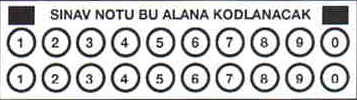
#> input picture üst_üste_yerleştirme_ile_skoru_oku/total_score_mask.png, 357 x 100 px
$ python main.py --image total_score_mask.png
#> lines starting #> are read from the running program, lines starting #| are printed output that depends on the picture; after the words box and inside, x2 and y2 are one past the last pixel; in counts of white or black regions, pixels touching at a corner belong together
from imutils.perspective import four_point_transform
from imutils import contours
from pyzbar import pyzbar
import numpy as np
import argparse
import imutils
import cv2
import math

# parse the arguments
ap = argparse.ArgumentParser()
ap.add_argument("-i", "--image", required=True, help="path to the input image")
args = vars(ap.parse_args())

# kontur bulmak için bir takım ön işlemler
image = cv2.imread(args["image"])
#> image is the input picture: shape (100, 357, 3); mean B, G, R 200.7, 200.6, 200.5
gray = cv2.cvtColor(image, cv2.COLOR_BGR2GRAY)
blurred = cv2.GaussianBlur(gray, (5, 5), 0)
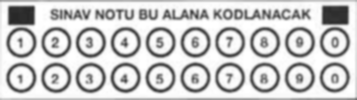
#> blurred: shape (100, 357); min 39, max 255, mean 201.6
edged = cv2.Canny(blurred, 75, 200)
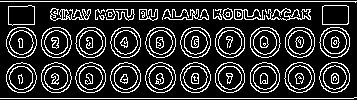
#> edged: shape (100, 357); 18.8% white in thin lines or dots

# maskedeki konturları bulmak için bir takım ön işlemler
total_score_mask_image = cv2.imread("total_score_mask.png")
total_score_mask_gray_image = cv2.cvtColor(total_score_mask_image, cv2.COLOR_BGR2GRAY)
total_score_mask_blurred_image = cv2.GaussianBlur(total_score_mask_gray_image, (5, 5), 0)
# edged = cv2.Canny(blurred, 75, 200)

# Toplam skor alanının yeri
total_score_x, total_score_y = 1175, 120
total_score_h = 105
total_score_w = 360
total_score_box = image[total_score_y:total_score_y +
                        total_score_h, total_score_x:total_score_x + total_score_w]
#> total_score_box = empty array

# işaretlenen dairelerin hangi rakam olduğunu bulmak için kullanılıyor
score_keys = {0: 1, 1: 2, 2: 3, 3: 4, 4: 5, 5: 6, 6: 7, 7: 8, 8: 9, 9: 0}

# kağıt taranırken kağıttan kağıda ufak koordinat farklılıkları için hata payı bırak
total_score_x_error, total_score_y_error = 10, 10
total_score_h_error, total_score_w_error = 5, 5

# kağıttaki tüm konturları bul
cnts = cv2.findContours(edged, cv2.RETR_TREE, cv2.CHAIN_APPROX_SIMPLE)
#> cnts = 173 contours, 45 with area under 20; largest, box (x1, y1, x2, y2) and area: (41, 27, 72, 58) 730, (6, 27, 37, 58) 730, (110, 27, 141, 58) 728, (145, 27, 176, 58) 726, (180, 27, 211, 58) 725
cnts = imutils.grab_contours(cnts)

total_score_contour = None

if len(cnts) > 0:
    # Bulunan konturları alanlarına göre küçükten büyüğe sırala.
    cnts = sorted(cnts, key=cv2.contourArea)
    for c in cnts:
        # konturun alanı 600'dan büyükse işlem yap
        if cv2.contourArea(c) > 600:
            peri = cv2.arcLength(c, True)
            approx = cv2.approxPolyDP(c, 0.02 * peri, True)
            # dikdörtgen bir alan arıyoruz
            if len(approx) == 4:
                # 4 kenarı olan her konturu aradığımız bölge mi diye kontrol ediyoruz
                (x, y, w, h) = cv2.boundingRect(approx)
                if ((total_score_x - total_score_x_error <= x <= total_score_x + total_score_x_error) and
                        (total_score_y - total_score_y_error <= y <= total_score_y + total_score_y_error)):
                    img = image[y:y + h, x:x + w]
                    cv2.imshow("bulunan total_score", img)
                    cv2.waitKey(0)
                    # Şartları sağlayan ve en küçük alana sahip bölge bizim işlem
                    # yapacağımız bölge olacak. Diğerlerine ihtiyaç yok.
                    total_score_contour = approx
                    break
#> this loop made 173 passes
#> peri on passes 134 to 145: 96.91, 96.91, 97.74, 98.33, 98.33, 98.33, 98.91, 98.33, 98.33, 98.33, 97.5, 97.5
#> c on passes 2, 3, 4, 6, 8, 9: [[217, 13]], [[105, 13], [105, 15]], [[306, 13]], [[0, 1], [354, 1], [355, 2], [356, 1]], [[298, 77], [299, 76], [300, 77], [299, 78]], [[156, 82], [157, 81], [158, 82], [157, 83]]

# Bulunan toplam skor alanına göre kırpma işlemi yap
x, y, w, h = cv2.boundingRect(total_score_contour)
#> x = 0; y = 0; w = 0; h = 0

total_score_contour_image = image[y:y+h, x:x+w]
#> total_score_contour_image = empty array
total_score_contour_gray_image = gray[y:y+h, x:x+w]
#> total_score_contour_gray_image = empty array

# Kırpılan alana threshold uygula.
thresh = cv2.threshold(total_score_contour_gray_image, 0,
                       255, cv2.THRESH_BINARY_INV | cv2.THRESH_OTSU)[1]

# MASKE İŞLEMLERİ
# Maske konturlarını bul
mask_thresh = cv2.threshold(total_score_mask_gray_image, 0,
                       255, cv2.THRESH_BINARY_INV | cv2.THRESH_OTSU)[1]
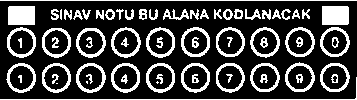
#> mask_thresh: shape (100, 357); 25.5% white; 70 white regions (3 under 20 px)

mask_cnts = cv2.findContours(mask_thresh.copy(), cv2.RETR_EXTERNAL, cv2.CHAIN_APPROX_SIMPLE)
#> mask_cnts = 47 contours, 4 with area under 20; largest, box (x1, y1, x2, y2) and area: (111, 27, 141, 58) 669, (76, 28, 106, 58) 668, (7, 27, 36, 58) 667, (250, 27, 280, 58) 665, (76, 63, 106, 93) 664
mask_cnts = imutils.grab_contours(mask_cnts)

mask_cnts = sorted(mask_cnts, key=cv2.contourArea, reverse=True)

# Bulunan konturların hangilerinin bubble olduğunu hesapla
mask_bubbles = []
for c in mask_cnts:
    (_, _, w, h) = cv2.boundingRect(c)
    ar = w / float(h)
    if w >= 29 and h >= 29 and ar >= 0.9 and ar <= 1.1:
        mask_bubbles.append(c)
#> this loop made 47 passes
#> (w, h, ar) on passes 1 to 12: (30, 31, 0.968), (30, 30, 1), (29, 31, 0.935), (30, 31, 0.968), (30, 30, 1), (29, 30, 0.967), (30, 30, 1), (29, 30, 0.967), (29, 31, 0.935), (30, 30, 1), (29, 30, 0.967), (30, 30, 1)
#> (c, w, h, ar) on passes 45, 47: ([[61, 9], [60, 10], [60, 18], [61, 19]], 2, 11, 0.182), ([[0, 0], [356, 0]], 357, 1, 357)
#> after the loop, mask_bubbles = 20 contours; largest, box (x1, y1, x2, y2) and area: (111, 27, 141, 58) 669, (76, 28, 106, 58) 668, (7, 27, 36, 58) 667, (250, 27, 280, 58) 665, (76, 63, 106, 93) 664

if len(mask_bubbles) != 20:
    print("Hatalı Maske!!!")
    print("Bulunan bubble sayısı:", len(mask_bubbles))
    # cv2.drawContours(total_score_contour_image, bubbles, -1, (0, 0, 255), 3)
    # cv2.imshow("bulunan bubbles", total_score_contour_image)
    # cv2.waitKey(0)

# bulunan daireleri yukarıdan aşağıya doğru sırala
mask_bubbles = contours.sort_contours(mask_bubbles, method="top-to-bottom")[0]
# MASKE İŞLEMLERİ SONU

score = ""

# Her satır 10 daire içerecek şekilde tüm satırları gez.
for (_, i) in enumerate(np.arange(0, len(mask_bubbles), 10)):
    # her satırdaki ilk 10 daireyi soldan sağa sırala
    cnts = contours.sort_contours(mask_bubbles[i:i + 10])[0]
    bubbled = None

    for (j, c) in enumerate(cnts):
        # yalnızca mevcut dairenin gözükmesi için bir maske oluştur
#> (the run stopped early here; a loop or call above may not have finished)
